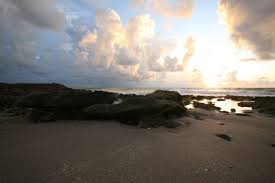
#> input picture A2/A2_resources/sky.jpeg, 275 x 183 px
$ jupyter execute Q7.ipynb   (shell and % lines are left out)   (older library calls are emulated)
#> lines starting #> are read from the running program, lines starting #| are printed output that depends on the picture; after the words box and inside, x2 and y2 are one past the last pixel; in counts of white or black regions, pixels touching at a corner belong together
### A2/Q1.py
import numpy as np
import pdb
from skimage import io
import matplotlib.pyplot as plt


def filterImg(img, kernel, padding=True):
    m, n = img.shape
    pad_width = int(kernel.shape[0]/2) if padding else 0
    img = np.pad(img, pad_width, 'edge')

    new_img = np.zeros((m, n))

    for i in range(0 + pad_width, m + pad_width):
        for j in range(0 + pad_width, n + pad_width):
            region = img[i-pad_width:i+pad_width+1, j-pad_width:j+pad_width+1]
            value = region * kernel
            new_img[i - pad_width, j - pad_width] = value.sum()

    clip_top = (new_img > 1).nonzero()
    new_img[clip_top] = 1
# scale = 255/(np.max(new_img) - np.min(new_img))
# new_img = scale*(new_img - np.min(new_img))
    return new_img


# [5 lines that do not run on import are left out]

### A2/Q7.ipynb
### The following is a 5x5 unsharp masking filter.

\begin{equation*}
m = \begin{vmatrix}
-1 & -1 & -1 & -1 & -1\\
-1 & -1 & -1 & -1 & -1\\
-1 & -1 & 24 & -1 & -1\\
-1 & -1 & -1 & -1 & -1\\
-1 & -1 & -1 & -1 & -1\\
\end{vmatrix}
\end{equation*}

[cell 1]
import numpy as np
from skimage.io import imread
import matplotlib.pyplot as plt

from Q1 import filterImg

[cell 2]
m = np.ones((5,5)) * -1
m[3,3] = 24

img = imread("A2_resources/sky.jpeg", as_gray=True)
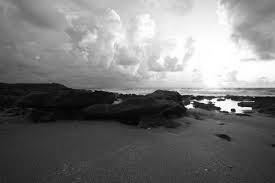
#> img: shape (183, 275) float64; min 0.0025, max 1, mean 0.472

mask = filterImg(img, m).astype(np.int)
#> after the loop in filterImg, `for i in range(0 + pad_width, m + pad_width):`:
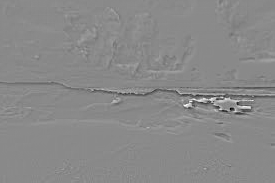
#> new_img: shape (183, 275) float64; min -17.16, max 14.61, mean -0.0482; drawn with min black and max white
#> in filterImg, `clip_top = (new_img > 1).nonzero()`: clip_top = 2246 positions, rows 1 to 181, columns 0 to 274
#> in filterImg, `new_img[clip_top] = 1`:
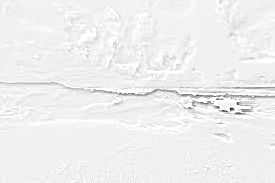
#> new_img: shape (183, 275) float64; 4.46% of pixels changed, all inside (x1, y1, x2, y2) = (0, 1, 275, 182); drawn with min black and max white
img = (img * 255).astype(np.int)
#> img: shape (183, 275) int64

result = img + mask

scale = 255/(np.max(result) - np.min(result))
#> scale = 0.985
result = scale*(result - np.min(result))

f, ax = plt.subplots(1,2, figsize=(15,15))

ax[0].imshow(img, 'gray')
ax[0].set_title("Original Image")

ax[1].imshow(result, 'gray')
ax[1].set_title("Unsharp Masked Image")

f.show()
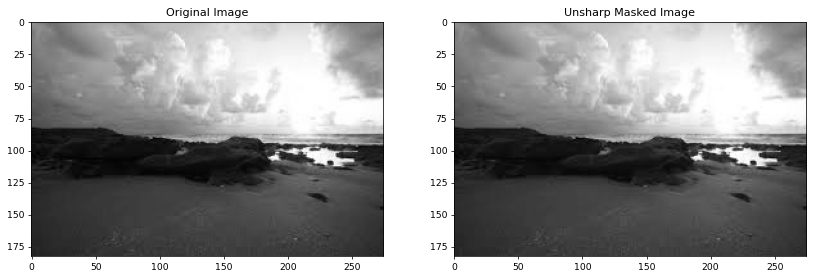
#> figure drawn by matplotlib, 2 panels

$ run again, with A2/A2_resources/dustmite.jpg copied over A2/A2_resources/sky.jpeg
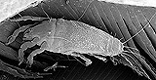
#> input picture A2/A2_resources/dustmite.jpg, 156 x 80 px
#> img is the input picture: shape (80, 156); min 0, max 255, mean 91.2
#> after the loop in filterImg, `for i in range(0 + pad_width, m + pad_width):`:
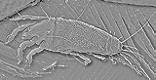
#> new_img: shape (80, 156) float64; min -4778, max 3782, mean -52.8; drawn with min black and max white
#> clip_top = 5631 positions, rows 0 to 79, columns 0 to 155
#> `img = (img * 255).astype(np.int)`:
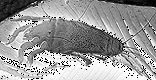
#> img: shape (80, 156) int64; min 0, max 255, mean 155.2
#> scale = 0.0508

$ run again, with A2/A2_resources/face2.jpg copied over A2/A2_resources/sky.jpeg
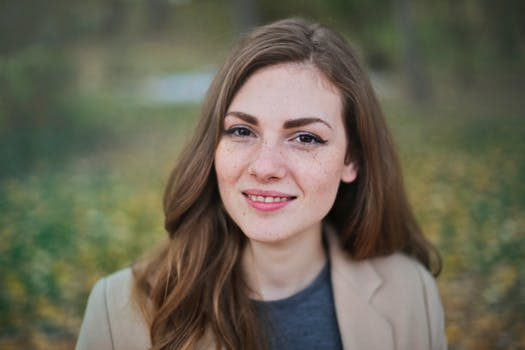
#> input picture A2/A2_resources/face2.jpg, 525 x 350 px
#> clip_top = 6613 positions, rows 16 to 349, columns 31 to 443
#> in filterImg, `new_img[clip_top] = 1`:
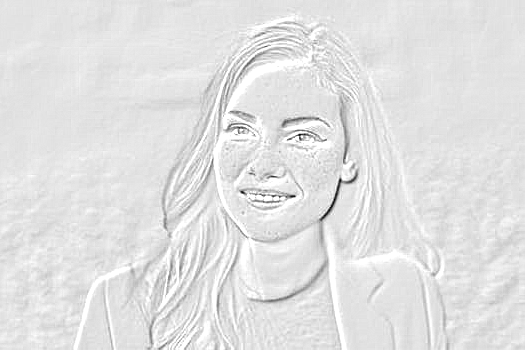
#> new_img: shape (350, 525) float64; min -8.1, max 1, mean -0.0264; drawn with min black and max white
#> scale = 1.23
#> `result = scale*(result - np.min(result))`:
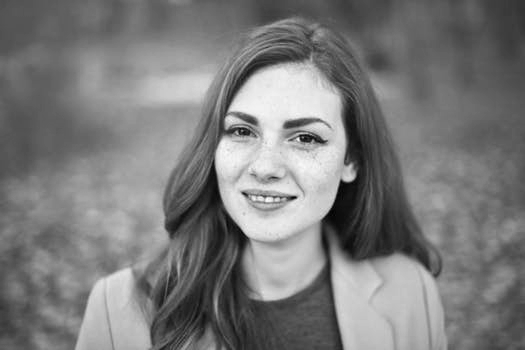
#> result: shape (350, 525) float64; min 0, max 255, mean 123.2; drawn with min black and max white
